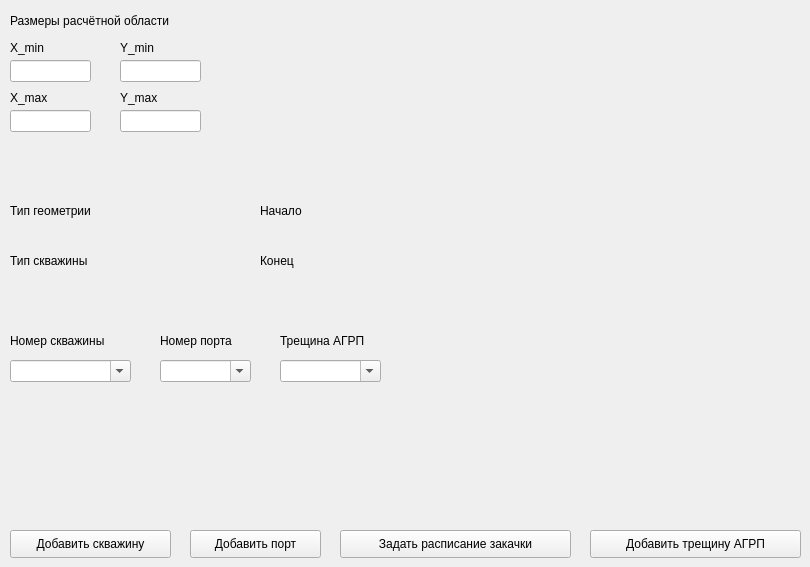
      <widget class="QWidget" name="tab_2">
       <attribute name="title">
        <string>Конфигурация</string>
       </attribute>
       <widget class="QComboBox" name="cb_well">
        <property name="geometry">
         <rect>
          <x>10</x>
          <y>360</y>
          <width>121</width>
          <height>22</height>
         </rect>
        </property>
        <property name="editable">
         <bool>true</bool>
        </property>
        <property name="currentText">
         <string/>
        </property>
       </widget>
       <widget class="QComboBox" name="cb_port">
        <property name="geometry">
         <rect>
          <x>160</x>
          <y>360</y>
          <width>91</width>
          <height>22</height>
         </rect>
        </property>
        <property name="editable">
         <bool>true</bool>
        </property>
       </widget>
       <widget class="QComboBox" name="cb_SIF">
        <property name="geometry">
         <rect>
          <x>280</x>
          <y>360</y>
          <width>101</width>
          <height>22</height>
         </rect>
        </property>
        <property name="editable">
         <bool>true</bool>
        </property>
       </widget>
       <widget class="QLabel" name="well_number">
        <property name="geometry">
         <rect>
          <x>10</x>
          <y>330</y>
          <width>121</width>
          <height>21</height>
         </rect>
        </property>
        <property name="font">
         <font>
          <pointsize>9</pointsize>
          <kerning>true</kerning>
         </font>
        </property>
        <property name="text">
         <string>Номер скважины</string>
        </property>
       </widget>
       <widget class="QLabel" name="port_number">
        <property name="geometry">
         <rect>
          <x>160</x>
          <y>330</y>
          <width>91</width>
          <height>21</height>
         </rect>
        </property>
        <property name="font">
         <font>
          <pointsize>9</pointsize>
          <kerning>true</kerning>
         </font>
        </property>
        <property name="text">
         <string>Номер порта</string>
        </property>
       </widget>
       <widget class="QLabel" name="SIF">
        <property name="geometry">
         <rect>
          <x>280</x>
          <y>330</y>
          <width>141</width>
          <height>21</height>
         </rect>
        </property>
        <property name="font">
         <font>
          <pointsize>9</pointsize>
          <kerning>true</kerning>
         </font>
        </property>
        <property name="text">
         <string>Трещина АГРП</string>
        </property>
       </widget>
       <widget class="QLabel" name="label">
        <property name="geometry">
         <rect>
          <x>10</x>
          <y>10</y>
          <width>251</width>
          <height>21</height>
         </rect>
        </property>
        <property name="font">
         <font>
          <pointsize>9</pointsize>
          <kerning>true</kerning>
         </font>
        </property>
        <property name="text">
         <string>Размеры расчётной области</string>
        </property>
       </widget>
       <widget class="QLabel" name="l_x_min">
        <property name="geometry">
         <rect>
          <x>10</x>
          <y>40</y>
          <width>55</width>
          <height>16</height>
         </rect>
        </property>
        <property name="font">
         <font>
          <pointsize>9</pointsize>
          <kerning>true</kerning>
         </font>
        </property>
        <property name="text">
         <string>X_min</string>
        </property>
       </widget>
       <widget class="QLabel" name="l_x_max">
        <property name="geometry">
         <rect>
          <x>10</x>
          <y>90</y>
          <width>55</width>
          <height>16</height>
         </rect>
        </property>
        <property name="font">
         <font>
          <pointsize>9</pointsize>
          <kerning>true</kerning>
         </font>
        </property>
        <property name="text">
         <string>X_max</string>
        </property>
       </widget>
       <widget class="QLabel" name="l_y_min">
        <property name="geometry">
         <rect>
          <x>120</x>
          <y>40</y>
          <width>55</width>
          <height>16</height>
         </rect>
        </property>
        <property name="font">
         <font>
          <pointsize>9</pointsize>
          <kerning>true</kerning>
         </font>
        </property>
        <property name="text">
         <string>Y_min</string>
        </property>
       </widget>
       <widget class="QLabel" name="l_y_max">
        <property name="geometry">
         <rect>
          <x>120</x>
          <y>90</y>
          <width>55</width>
          <height>16</height>
         </rect>
        </property>
        <property name="font">
         <font>
          <pointsize>9</pointsize>
          <kerning>true</kerning>
         </font>
        </property>
        <property name="text">
         <string>Y_max</string>
        </property>
       </widget>
       <widget class="QLineEdit" name="le_X_min">
        <property name="geometry">
         <rect>
          <x>10</x>
          <y>60</y>
          <width>81</width>
          <height>22</height>
         </rect>
        </property>
        <property name="alignment">
         <set>Qt::AlignRight|Qt::AlignTrailing|Qt::AlignVCenter</set>
        </property>
       </widget>
       <widget class="QLineEdit" name="le_X_max">
        <property name="geometry">
         <rect>
          <x>10</x>
          <y>110</y>
          <width>81</width>
          <height>22</height>
         </rect>
        </property>
        <property name="alignment">
         <set>Qt::AlignRight|Qt::AlignTrailing|Qt::AlignVCenter</set>
        </property>
       </widget>
       <widget class="QLineEdit" name="le_Y_min">
        <property name="geometry">
         <rect>
          <x>120</x>
          <y>60</y>
          <width>81</width>
          <height>22</height>
         </rect>
        </property>
        <property name="alignment">
         <set>Qt::AlignRight|Qt::AlignTrailing|Qt::AlignVCenter</set>
        </property>
       </widget>
       <widget class="QLineEdit" name="le_Y_max">
        <property name="geometry">
         <rect>
          <x>120</x>
          <y>110</y>
          <width>81</width>
          <height>22</height>
         </rect>
        </property>
        <property name="alignment">
         <set>Qt::AlignRight|Qt::AlignTrailing|Qt::AlignVCenter</set>
        </property>
       </widget>
       <widget class="QLabel" name="geom_type">
        <property name="geometry">
         <rect>
          <x>10</x>
          <y>200</y>
          <width>121</width>
          <height>21</height>
         </rect>
        </property>
        <property name="font">
         <font>
          <pointsize>9</pointsize>
          <kerning>true</kerning>
         </font>
        </property>
        <property name="text">
         <string>Тип геометрии</string>
        </property>
       </widget>
       <widget class="QLabel" name="well_type">
        <property name="geometry">
         <rect>
          <x>10</x>
          <y>250</y>
          <width>121</width>
          <height>21</height>
         </rect>
        </property>
        <property name="font">
         <font>
          <pointsize>9</pointsize>
          <kerning>true</kerning>
         </font>
        </property>
        <property name="text">
         <string>Тип скважины</string>
        </property>
       </widget>
       <widget class="QLabel" name="well_number_4">
        <property name="geometry">
         <rect>
          <x>260</x>
          <y>200</y>
          <width>51</width>
          <height>21</height>
         </rect>
        </property>
        <property name="font">
         <font>
          <pointsize>9</pointsize>
          <kerning>true</kerning>
         </font>
        </property>
        <property name="text">
         <string>Начало</string>
        </property>
       </widget>
       <widget class="QLabel" name="well_number_5">
        <property name="geometry">
         <rect>
          <x>260</x>
          <y>250</y>
          <width>51</width>
          <height>21</height>
         </rect>
        </property>
        <property name="font">
         <font>
          <pointsize>9</pointsize>
          <kerning>true</kerning>
         </font>
        </property>
        <property name="text">
         <string>Конец</string>
        </property>
       </widget>
       <widget class="QLabel" name="lbl_typegeo">
        <property name="geometry">
         <rect>
          <x>130</x>
          <y>200</y>
          <width>55</width>
          <height>16</height>
         </rect>
        </property>
        <property name="text">
         <string/>
        </property>
       </widget>
       <widget class="QLabel" name="lbl_welltype">
        <property name="geometry">
         <rect>
          <x>130</x>
          <y>250</y>
          <width>55</width>
          <height>16</height>
         </rect>
        </property>
        <property name="text">
         <string/>
        </property>
       </widget>
       <widget class="QLabel" name="lbl_xbegin">
        <property name="geometry">
         <rect>
          <x>330</x>
          <y>200</y>
          <width>55</width>
          <height>16</height>
         </rect>
        </property>
        <property name="text">
         <string/>
        </property>
       </widget>
       <widget class="QLabel" name="lbl_ybegin">
        <property name="geometry">
         <rect>
          <x>410</x>
          <y>200</y>
          <width>55</width>
          <height>16</height>
         </rect>
        </property>
        <property name="text">
         <string/>
        </property>
       </widget>
       <widget class="QLabel" name="lbl_xend">
        <property name="geometry">
         <rect>
          <x>330</x>
          <y>250</y>
          <width>55</width>
          <height>16</height>
         </rect>
        </property>
        <property name="text">
         <string/>
        </property>
       </widget>
       <widget class="QLabel" name="lbl_yend">
        <property name="geometry">
         <rect>
          <x>410</x>
          <y>250</y>
          <width>55</width>
          <height>16</height>
         </rect>
        </property>
        <property name="text">
         <string/>
        </property>
       </widget>
       <widget class="QPushButton" name="btn_addwell">
        <property name="geometry">
         <rect>
          <x>10</x>
          <y>530</y>
          <width>161</width>
          <height>28</height>
         </rect>
        </property>
        <property name="text">
         <string>Добавить скважину</string>
        </property>
       </widget>
       <widget class="QPushButton" name="btn_addport">
        <property name="geometry">
         <rect>
          <x>190</x>
          <y>530</y>
          <width>131</width>
          <height>28</height>
         </rect>
        </property>
        <property name="text">
         <string>Добавить порт</string>
        </property>
       </widget>
       <widget class="QPushButton" name="btn_addfracture">
        <property name="geometry">
         <rect>
          <x>590</x>
          <y>530</y>
          <width>211</width>
          <height>28</height>
         </rect>
        </property>
        <property name="text">
         <string>Добавить трещину АГРП</string>
        </property>
       </widget>
       <widget class="QPushButton" name="btn_downoladtimer">
        <property name="geometry">
         <rect>
          <x>340</x>
          <y>530</y>
          <width>231</width>
          <height>28</height>
         </rect>
        </property>
        <property name="text">
         <string>Задать расписание закачки</string>
        </property>
       </widget>
      </widget>
